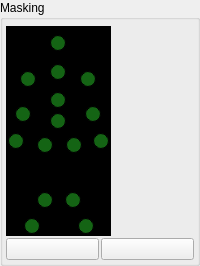
    <widget class="QGroupBox" name="group_masking">
     <property name="minimumSize">
      <size>
       <width>110</width>
       <height>0</height>
      </size>
     </property>
     <property name="title">
      <string>Masking</string>
     </property>
     <layout class="QVBoxLayout" name="verticalLayout_8">
      <property name="spacing">
       <number>2</number>
      </property>
      <property name="leftMargin">
       <number>3</number>
      </property>
      <property name="topMargin">
       <number>6</number>
      </property>
      <property name="rightMargin">
       <number>3</number>
      </property>
      <property name="bottomMargin">
       <number>3</number>
      </property>
      <item>
       <widget class="QWidget" name="part_mask" native="true">
        <property name="sizePolicy">
         <sizepolicy hsizetype="Fixed" vsizetype="Fixed">
          <horstretch>0</horstretch>
          <verstretch>0</verstretch>
         </sizepolicy>
        </property>
        <property name="minimumSize">
         <size>
          <width>105</width>
          <height>210</height>
         </size>
        </property>
        <property name="maximumSize">
         <size>
          <width>105</width>
          <height>210</height>
         </size>
        </property>
        <property name="autoFillBackground">
         <bool>true</bool>
        </property>
        <property name="styleSheet">
         <string notr="true">QPushButton{background-color: rgba(255, 0, 0,100); border-radius:8px; border: 1px solid black;}
QPushButton:checked{background-color: rgba(50, 255,50,100); }
QPushButton:disabled {background-color:rgba(128,128,128,50); border: 1px solid #515151;}</string>
        </property>
        <widget class="QLabel" name="mask_body">
         <property name="geometry">
          <rect>
           <x>0</x>
           <y>0</y>
           <width>105</width>
           <height>210</height>
          </rect>
         </property>
         <property name="styleSheet">
          <string notr="true">background-color:black;</string>
         </property>
         <property name="text">
          <string/>
         </property>
         <property name="pixmap">
          <pixmap>Images/Puppet.png</pixmap>
         </property>
        </widget>
        <widget class="QPushButton" name="mask_chest">
         <property name="geometry">
          <rect>
           <x>44</x>
           <y>38</y>
           <width>16</width>
           <height>16</height>
          </rect>
         </property>
         <property name="minimumSize">
          <size>
           <width>16</width>
           <height>16</height>
          </size>
         </property>
         <property name="maximumSize">
          <size>
           <width>16</width>
           <height>16</height>
          </size>
         </property>
         <property name="cursor">
          <cursorShape>PointingHandCursor</cursorShape>
         </property>
         <property name="focusPolicy">
          <enum>Qt::NoFocus</enum>
         </property>
         <property name="toolTip">
          <string>Chest</string>
         </property>
         <property name="styleSheet">
          <string notr="true"/>
         </property>
         <property name="text">
          <string/>
         </property>
         <property name="checkable">
          <bool>true</bool>
         </property>
         <property name="checked">
          <bool>true</bool>
         </property>
        </widget>
        <widget class="QPushButton" name="mask_waist">
         <property name="geometry">
          <rect>
           <x>44</x>
           <y>66</y>
           <width>16</width>
           <height>16</height>
          </rect>
         </property>
         <property name="minimumSize">
          <size>
           <width>16</width>
           <height>16</height>
          </size>
         </property>
         <property name="maximumSize">
          <size>
           <width>16</width>
           <height>16</height>
          </size>
         </property>
         <property name="cursor">
          <cursorShape>PointingHandCursor</cursorShape>
         </property>
         <property name="focusPolicy">
          <enum>Qt::NoFocus</enum>
         </property>
         <property name="toolTip">
          <string>Waist</string>
         </property>
         <property name="styleSheet">
          <string notr="true"/>
         </property>
         <property name="text">
          <string/>
         </property>
         <property name="iconSize">
          <size>
           <width>16</width>
           <height>16</height>
          </size>
         </property>
         <property name="checkable">
          <bool>true</bool>
         </property>
         <property name="checked">
          <bool>true</bool>
         </property>
        </widget>
        <widget class="QPushButton" name="mask_pelvis">
         <property name="geometry">
          <rect>
           <x>44</x>
           <y>87</y>
           <width>16</width>
           <height>16</height>
          </rect>
         </property>
         <property name="minimumSize">
          <size>
           <width>16</width>
           <height>16</height>
          </size>
         </property>
         <property name="maximumSize">
          <size>
           <width>16</width>
           <height>16</height>
          </size>
         </property>
         <property name="cursor">
          <cursorShape>PointingHandCursor</cursorShape>
         </property>
         <property name="focusPolicy">
          <enum>Qt::NoFocus</enum>
         </property>
         <property name="toolTip">
          <string>Pelvis</string>
         </property>
         <property name="styleSheet">
          <string notr="true"/>
         </property>
         <property name="text">
          <string/>
         </property>
         <property name="checkable">
          <bool>true</bool>
         </property>
         <property name="checked">
          <bool>true</bool>
         </property>
        </widget>
        <widget class="QPushButton" name="mask_r_arm">
         <property name="geometry">
          <rect>
           <x>14</x>
           <y>45</y>
           <width>16</width>
           <height>16</height>
          </rect>
         </property>
         <property name="minimumSize">
          <size>
           <width>16</width>
           <height>16</height>
          </size>
         </property>
         <property name="maximumSize">
          <size>
           <width>16</width>
           <height>16</height>
          </size>
         </property>
         <property name="cursor">
          <cursorShape>PointingHandCursor</cursorShape>
         </property>
         <property name="focusPolicy">
          <enum>Qt::NoFocus</enum>
         </property>
         <property name="toolTip">
          <string>Right Arm</string>
         </property>
         <property name="styleSheet">
          <string notr="true"/>
         </property>
         <property name="text">
          <string/>
         </property>
         <property name="checkable">
          <bool>true</bool>
         </property>
         <property name="checked">
          <bool>true</bool>
         </property>
        </widget>
        <widget class="QPushButton" name="mask_r_forearm">
         <property name="geometry">
          <rect>
           <x>9</x>
           <y>80</y>
           <width>16</width>
           <height>16</height>
          </rect>
         </property>
         <property name="minimumSize">
          <size>
           <width>16</width>
           <height>16</height>
          </size>
         </property>
         <property name="maximumSize">
          <size>
           <width>16</width>
           <height>16</height>
          </size>
         </property>
         <property name="cursor">
          <cursorShape>PointingHandCursor</cursorShape>
         </property>
         <property name="focusPolicy">
          <enum>Qt::NoFocus</enum>
         </property>
         <property name="toolTip">
          <string>Right Forearm</string>
         </property>
         <property name="styleSheet">
          <string notr="true"/>
         </property>
         <property name="text">
          <string/>
         </property>
         <property name="checkable">
          <bool>true</bool>
         </property>
         <property name="checked">
          <bool>true</bool>
         </property>
        </widget>
        <widget class="QPushButton" name="mask_r_hand">
         <property name="geometry">
          <rect>
           <x>2</x>
           <y>107</y>
           <width>16</width>
           <height>16</height>
          </rect>
         </property>
         <property name="minimumSize">
          <size>
           <width>16</width>
           <height>16</height>
          </size>
         </property>
         <property name="maximumSize">
          <size>
           <width>16</width>
           <height>16</height>
          </size>
         </property>
         <property name="cursor">
          <cursorShape>PointingHandCursor</cursorShape>
         </property>
         <property name="focusPolicy">
          <enum>Qt::NoFocus</enum>
         </property>
         <property name="toolTip">
          <string>Right Hand</string>
         </property>
         <property name="styleSheet">
          <string notr="true"/>
         </property>
         <property name="text">
          <string/>
         </property>
         <property name="checkable">
          <bool>true</bool>
         </property>
         <property name="checked">
          <bool>true</bool>
         </property>
        </widget>
        <widget class="QPushButton" name="mask_r_thigh">
         <property name="geometry">
          <rect>
           <x>31</x>
           <y>111</y>
           <width>16</width>
           <height>16</height>
          </rect>
         </property>
         <property name="minimumSize">
          <size>
           <width>16</width>
           <height>16</height>
          </size>
         </property>
         <property name="maximumSize">
          <size>
           <width>16</width>
           <height>16</height>
          </size>
         </property>
         <property name="cursor">
          <cursorShape>PointingHandCursor</cursorShape>
         </property>
         <property name="focusPolicy">
          <enum>Qt::NoFocus</enum>
         </property>
         <property name="toolTip">
          <string>Right Thigh</string>
         </property>
         <property name="styleSheet">
          <string notr="true"/>
         </property>
         <property name="text">
          <string/>
         </property>
         <property name="checkable">
          <bool>true</bool>
         </property>
         <property name="checked">
          <bool>true</bool>
         </property>
        </widget>
        <widget class="QPushButton" name="mask_r_calf">
         <property name="geometry">
          <rect>
           <x>31</x>
           <y>166</y>
           <width>16</width>
           <height>16</height>
          </rect>
         </property>
         <property name="minimumSize">
          <size>
           <width>16</width>
           <height>16</height>
          </size>
         </property>
         <property name="maximumSize">
          <size>
           <width>16</width>
           <height>16</height>
          </size>
         </property>
         <property name="cursor">
          <cursorShape>PointingHandCursor</cursorShape>
         </property>
         <property name="focusPolicy">
          <enum>Qt::NoFocus</enum>
         </property>
         <property name="toolTip">
          <string>Right Calf</string>
         </property>
         <property name="styleSheet">
          <string notr="true"/>
         </property>
         <property name="text">
          <string/>
         </property>
         <property name="checkable">
          <bool>true</bool>
         </property>
         <property name="checked">
          <bool>true</bool>
         </property>
        </widget>
        <widget class="QPushButton" name="mask_r_foot">
         <property name="geometry">
          <rect>
           <x>18</x>
           <y>192</y>
           <width>16</width>
           <height>16</height>
          </rect>
         </property>
         <property name="minimumSize">
          <size>
           <width>16</width>
           <height>16</height>
          </size>
         </property>
         <property name="maximumSize">
          <size>
           <width>16</width>
           <height>16</height>
          </size>
         </property>
         <property name="cursor">
          <cursorShape>PointingHandCursor</cursorShape>
         </property>
         <property name="focusPolicy">
          <enum>Qt::NoFocus</enum>
         </property>
         <property name="toolTip">
          <string>Right Foot</string>
         </property>
         <property name="styleSheet">
          <string notr="true"/>
         </property>
         <property name="text">
          <string/>
         </property>
         <property name="iconSize">
          <size>
           <width>16</width>
           <height>16</height>
          </size>
         </property>
         <property name="checkable">
          <bool>true</bool>
         </property>
         <property name="checked">
          <bool>true</bool>
         </property>
        </widget>
        <widget class="QPushButton" name="mask_l_forearm">
         <property name="geometry">
          <rect>
           <x>79</x>
           <y>80</y>
           <width>16</width>
           <height>16</height>
          </rect>
         </property>
         <property name="minimumSize">
          <size>
           <width>16</width>
           <height>16</height>
          </size>
         </property>
         <property name="maximumSize">
          <size>
           <width>16</width>
           <height>16</height>
          </size>
         </property>
         <property name="cursor">
          <cursorShape>PointingHandCursor</cursorShape>
         </property>
         <property name="focusPolicy">
          <enum>Qt::NoFocus</enum>
         </property>
         <property name="toolTip">
          <string>Left Forearm</string>
         </property>
         <property name="styleSheet">
          <string notr="true"/>
         </property>
         <property name="text">
          <string/>
         </property>
         <property name="checkable">
          <bool>true</bool>
         </property>
         <property name="checked">
          <bool>true</bool>
         </property>
        </widget>
        <widget class="QPushButton" name="mask_l_hand">
         <property name="geometry">
          <rect>
           <x>87</x>
           <y>107</y>
           <width>16</width>
           <height>16</height>
          </rect>
         </property>
         <property name="minimumSize">
          <size>
           <width>16</width>
           <height>16</height>
          </size>
         </property>
         <property name="maximumSize">
          <size>
           <width>16</width>
           <height>16</height>
          </size>
         </property>
         <property name="cursor">
          <cursorShape>PointingHandCursor</cursorShape>
         </property>
         <property name="focusPolicy">
          <enum>Qt::NoFocus</enum>
         </property>
         <property name="toolTip">
          <string>Left Hand</string>
         </property>
         <property name="styleSheet">
          <string notr="true"/>
         </property>
         <property name="text">
          <string/>
         </property>
         <property name="checkable">
          <bool>true</bool>
         </property>
         <property name="checked">
          <bool>true</bool>
         </property>
        </widget>
        <widget class="QPushButton" name="mask_l_arm">
         <property name="geometry">
          <rect>
           <x>74</x>
           <y>45</y>
           <width>16</width>
           <height>16</height>
          </rect>
         </property>
         <property name="minimumSize">
          <size>
           <width>16</width>
           <height>16</height>
          </size>
         </property>
         <property name="maximumSize">
          <size>
           <width>16</width>
           <height>16</height>
          </size>
         </property>
         <property name="cursor">
          <cursorShape>PointingHandCursor</cursorShape>
         </property>
         <property name="focusPolicy">
          <enum>Qt::NoFocus</enum>
         </property>
         <property name="toolTip">
          <string>Left Arm</string>
         </property>
         <property name="styleSheet">
          <string notr="true"/>
         </property>
         <property name="text">
          <string/>
         </property>
         <property name="checkable">
          <bool>true</bool>
         </property>
         <property name="checked">
          <bool>true</bool>
         </property>
        </widget>
        <widget class="QPushButton" name="mask_l_calf">
         <property name="geometry">
          <rect>
           <x>59</x>
           <y>166</y>
           <width>16</width>
           <height>16</height>
          </rect>
         </property>
         <property name="minimumSize">
          <size>
           <width>16</width>
           <height>16</height>
          </size>
         </property>
         <property name="maximumSize">
          <size>
           <width>16</width>
           <height>16</height>
          </size>
         </property>
         <property name="cursor">
          <cursorShape>PointingHandCursor</cursorShape>
         </property>
         <property name="focusPolicy">
          <enum>Qt::NoFocus</enum>
         </property>
         <property name="toolTip">
          <string>Left Calf</string>
         </property>
         <property name="styleSheet">
          <string notr="true"/>
         </property>
         <property name="text">
          <string/>
         </property>
         <property name="checkable">
          <bool>true</bool>
         </property>
         <property name="checked">
          <bool>true</bool>
         </property>
        </widget>
        <widget class="QPushButton" name="mask_l_foot">
         <property name="geometry">
          <rect>
           <x>72</x>
           <y>192</y>
           <width>16</width>
           <height>16</height>
          </rect>
         </property>
         <property name="minimumSize">
          <size>
           <width>16</width>
           <height>16</height>
          </size>
         </property>
         <property name="maximumSize">
          <size>
           <width>16</width>
           <height>16</height>
          </size>
         </property>
         <property name="cursor">
          <cursorShape>PointingHandCursor</cursorShape>
         </property>
         <property name="focusPolicy">
          <enum>Qt::NoFocus</enum>
         </property>
         <property name="toolTip">
          <string>Left Foot</string>
         </property>
         <property name="styleSheet">
          <string notr="true"/>
         </property>
         <property name="text">
          <string/>
         </property>
         <property name="checkable">
          <bool>true</bool>
         </property>
         <property name="checked">
          <bool>true</bool>
         </property>
        </widget>
        <widget class="QPushButton" name="mask_l_thigh">
         <property name="geometry">
          <rect>
           <x>60</x>
           <y>111</y>
           <width>16</width>
           <height>16</height>
          </rect>
         </property>
         <property name="minimumSize">
          <size>
           <width>16</width>
           <height>16</height>
          </size>
         </property>
         <property name="maximumSize">
          <size>
           <width>16</width>
           <height>16</height>
          </size>
         </property>
         <property name="cursor">
          <cursorShape>PointingHandCursor</cursorShape>
         </property>
         <property name="focusPolicy">
          <enum>Qt::NoFocus</enum>
         </property>
         <property name="toolTip">
          <string>Left Thigh</string>
         </property>
         <property name="styleSheet">
          <string notr="true"/>
         </property>
         <property name="text">
          <string/>
         </property>
         <property name="checkable">
          <bool>true</bool>
         </property>
         <property name="checked">
          <bool>true</bool>
         </property>
        </widget>
        <widget class="QPushButton" name="mask_head">
         <property name="geometry">
          <rect>
           <x>44</x>
           <y>9</y>
           <width>16</width>
           <height>16</height>
          </rect>
         </property>
         <property name="minimumSize">
          <size>
           <width>16</width>
           <height>16</height>
          </size>
         </property>
         <property name="maximumSize">
          <size>
           <width>16</width>
           <height>16</height>
          </size>
         </property>
         <property name="cursor">
          <cursorShape>PointingHandCursor</cursorShape>
         </property>
         <property name="focusPolicy">
          <enum>Qt::NoFocus</enum>
         </property>
         <property name="toolTip">
          <string>Head</string>
         </property>
         <property name="styleSheet">
          <string notr="true"/>
         </property>
         <property name="text">
          <string/>
         </property>
         <property name="checkable">
          <bool>true</bool>
         </property>
         <property name="checked">
          <bool>true</bool>
         </property>
        </widget>
       </widget>
      </item>
      <item>
       <layout class="QHBoxLayout" name="horizontalLayout_7">
        <item>
         <widget class="QPushButton" name="clear_mask">
          <property name="minimumSize">
           <size>
            <width>22</width>
            <height>22</height>
           </size>
          </property>
          <property name="toolTip">
           <string>Clear Masking</string>
          </property>
          <property name="text">
           <string/>
          </property>
          <property name="icon">
           <iconset>
            <normaloff>Images/Disabled/close-solid.svg</normaloff>Images/Disabled/close-solid.svg</iconset>
          </property>
          <property name="iconSize">
           <size>
            <width>14</width>
            <height>14</height>
           </size>
          </property>
         </widget>
        </item>
        <item>
         <widget class="QPushButton" name="invert_mask">
          <property name="minimumSize">
           <size>
            <width>22</width>
            <height>22</height>
           </size>
          </property>
          <property name="toolTip">
           <string>Invert Masking</string>
          </property>
          <property name="text">
           <string/>
          </property>
          <property name="icon">
           <iconset>
            <normaloff>Images/Disabled/minus-solid.svg</normaloff>Images/Disabled/minus-solid.svg</iconset>
          </property>
          <property name="iconSize">
           <size>
            <width>14</width>
            <height>14</height>
           </size>
          </property>
         </widget>
        </item>
       </layout>
      </item>
     </layout>
    </widget>
